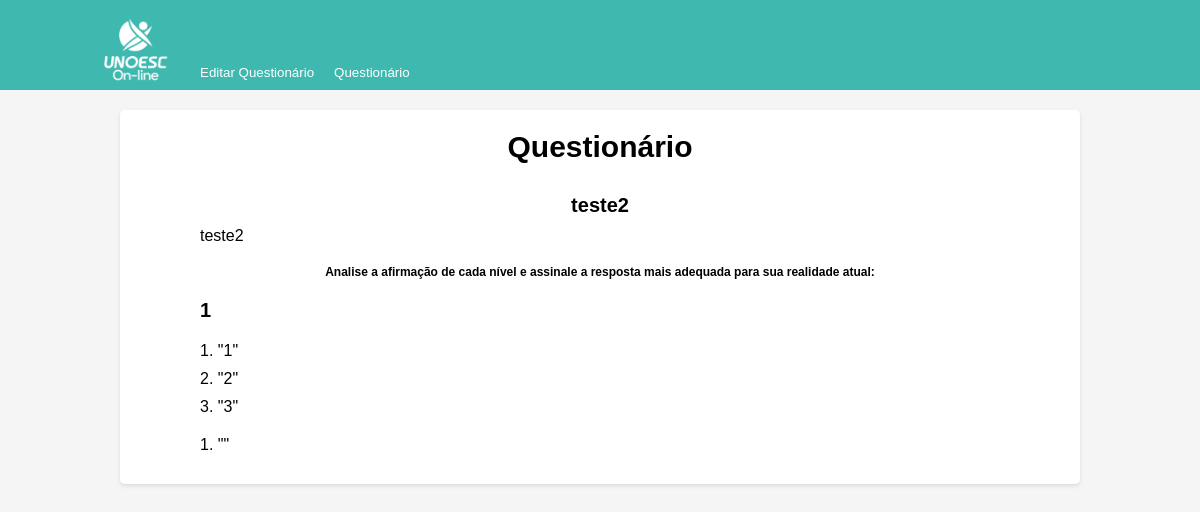
The app's page /questionario/101/ with its own data.
### questionario/models.py (models this page shows)
class Questionario(models.Model):
    titulo = models.CharField(max_length=100)
    explicacao = models.TextField()

class Questao(models.Model):
    questionario = models.ForeignKey(Questionario, on_delete=models.CASCADE)
    titulo = models.CharField(max_length=200)

class Alternativa(models.Model):
    questao = models.ForeignKey(Questao, on_delete=models.CASCADE)
    texto = models.CharField(max_length=200)

### questionario/views.py (the view)
# urls.py: path('questionario/<int:questionario_id>/', views.detalhes_questionario, name='detalhes_questionario'),
def detalhes_questionario(request, questionario_id):
    questionario = Questionario.objects.get(pk=questionario_id)
    return render(request, 'detalhes_questionario.html', {'questionario': questionario})

### templates/detalhes_questionario.html (shortened to what this page needs)
<!DOCTYPE html>
{% load static %}
<html lang="pt-br">
<head>
    <link rel="stylesheet" href="{% static 'css/styles.css' %}">
</head>
<body>
    <header id="mr-nav">
        <span>
            <img src="{% static 'img\logo_branco.png' %}" alt="Logo Unoesc">
        </span>
        <a href="{% url 'edit' %}"><button>Editar Questionário</button></a>
        <a href="{% url 'lista_questionarios' %}"><button>Questionário</button></a>
    </header>
    <div id="page">
        <main id="page-content">
            <div id="page-header">
                <h1>Questionário</h1>
                <h2>{{ questionario.titulo }}</h2>
                <p>{{ questionario.explicacao}}</p>
            </div>
            <h4>Analise a afirmação de cada nível e assinale a resposta mais adequada para sua realidade atual:
            </h4>
                {% for questao in questionario.questao_set.all %}
                    <h2>{{ questao.titulo }}</h2>
                    {% for alternativa in questao.alternativa_set.all %}
                        <p>{{ forloop.counter }}. "{{ alternativa.texto }}"</p>
                    {% endfor %}
                {% endfor %}
        </main>
    </div>
</body>
</html>

### questionario/static/css/styles.css (style rules this page uses)
* { margin: 0; box-sizing: border-box; }
body { font-family: Arial, sans-serif; background-color: #f5f5f5; }
header { height: 90px; background-color: #3fb8af; display: flex; align-items: flex-end; padding: 0 20px; position: relative; }
header span { display: flex; align-items: center; }
header img { width: 150px; height: 110px; margin-right: 20px; margin-bottom: 5px; object-fit: contain; object-position: 62px 22px; padding: 0px; }
header a { text-decoration: none; }
header button { padding: 10px; display: inline-flex; align-items: center; background-color: transparent; border: none; color: white; cursor: pointer; margin-right: 10px; border-radius: 3px; }
header button:last-child { margin-right: 0; }
#page { margin: 0; padding: 0; position: relative; left: 0; transition: all 0.4s 0s ease; }

### templates/detalhes_questionario.html (style rules this page uses)
body { font-family: Arial, sans-serif; background-color: #f5f5f5; margin: 0; padding: 0; }
#page { background-color: white; border-radius: 5px; box-shadow: 0 2px 4px rgba(0, 0, 0, 0.1); margin: 20px auto; padding: 20px; width: 80%; }
#page-content { margin: 0 auto; max-width: 800px; }
#page-header h1 { font-size: 30px; margin-bottom: 30px; text-align: center; }
#page-header h2 { font-size: 20px; margin-bottom: 10px; text-align: center; }
#page-header p { font-size: 16px; margin-bottom: 20px; text-align: justify; }
h4 { font-size: 12px; margin-top: 20px; text-align: center; }
h2 { font-size: 20px; margin-top: 20px; margin-bottom: 20px; }
p { font-size: 16px; margin-bottom: 10px; }

### records on screen
Questionario: titulo "teste2", explicacao "teste2"
Questao: titulo "1"
Alternativa: texto "1"
Alternativa: texto "2"
Alternativa: texto "3"
